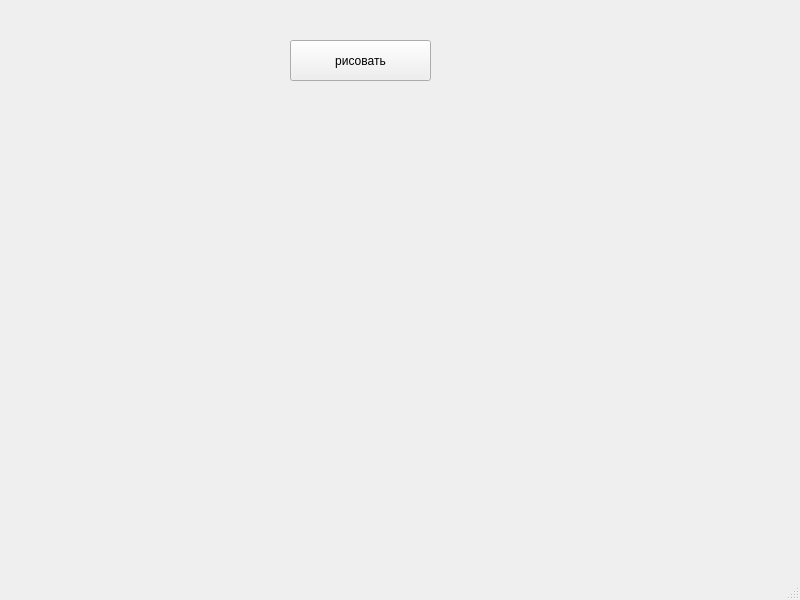
<?xml version="1.0" encoding="UTF-8"?>
<ui version="4.0">
 <class>MainWindow</class>
 <widget class="QMainWindow" name="MainWindow">
  <property name="geometry">
   <rect>
    <x>0</x>
    <y>0</y>
    <width>800</width>
    <height>600</height>
   </rect>
  </property>
  <property name="windowTitle">
   <string>рисунки</string>
  </property>
  <widget class="QWidget" name="centralwidget">
   <widget class="QPushButton" name="pushButton">
    <property name="geometry">
     <rect>
      <x>290</x>
      <y>40</y>
      <width>141</width>
      <height>41</height>
     </rect>
    </property>
    <property name="text">
     <string>рисовать</string>
    </property>
   </widget>
  </widget>
  <widget class="QMenuBar" name="menubar">
   <property name="geometry">
    <rect>
     <x>0</x>
     <y>0</y>
     <width>800</width>
     <height>26</height>
    </rect>
   </property>
  </widget>
  <widget class="QStatusBar" name="statusbar"/>
 </widget>
 <resources/>
 <connections/>
</ui>
